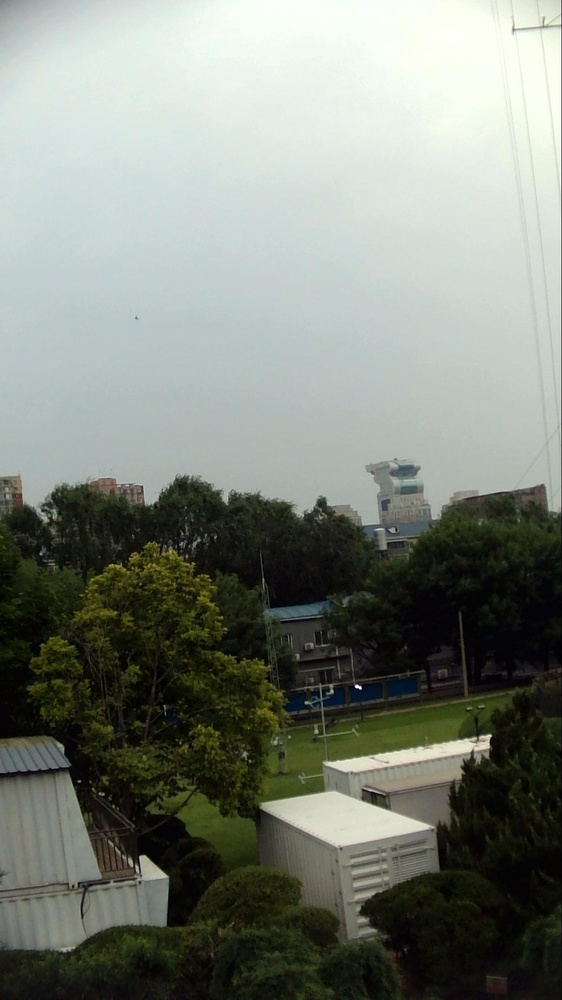
#> input picture imgs/Beijing_20190530051212642.jpg, 562 x 1000 px, shrunk from 1080 x 1920 before the run
$ python -i dcp.py   (imports and definitions only)
#> lines starting #> are read from the running program, lines starting #| are printed output that depends on the picture
"""https://github.com/He-Zhang/image_dehaze"""
import os
import cv2
import PIL
from PIL import Image
import numpy as np


# Methods ---------------------------------------------------
def SaturationMap(im):
    img_hsv = im.convert("HSV")
    h, s, v = img_hsv.split()  # 分离三通道
    return s


def DarkChannel(im, win=15):
    """ 求暗通道图
    :param im: 输入 3 通道图
    :param win: 图像腐蚀窗口, [win x win]
    :return: 暗通道图
    """
#> called with win = 15
    if isinstance(im, PIL.Image.Image):
        im = cv2.cvtColor(np.asarray(im), cv2.COLOR_RGB2BGR)

    b, g, r = cv2.split(im)
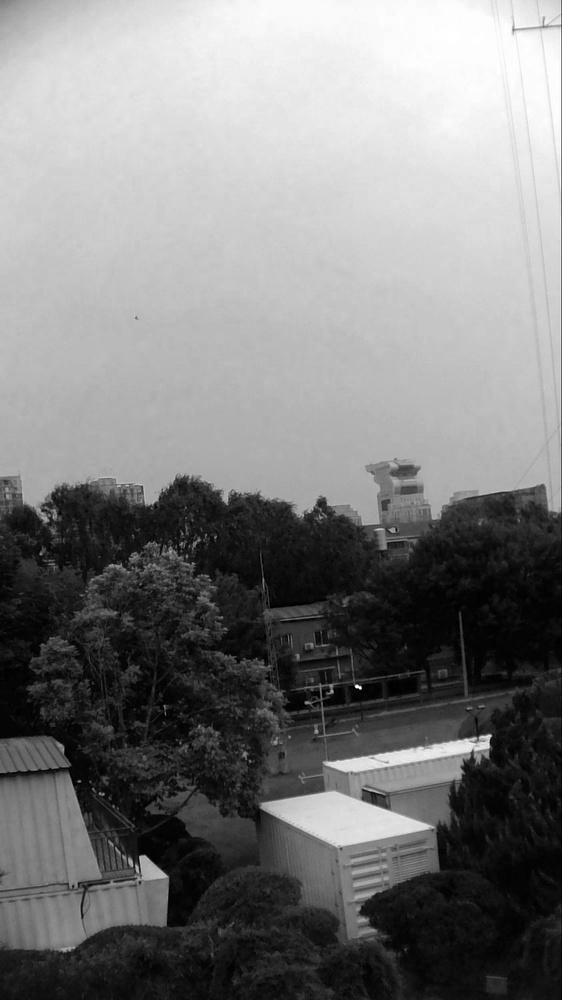
#> b: shape (1000, 562); min 0, max 255, mean 124.5
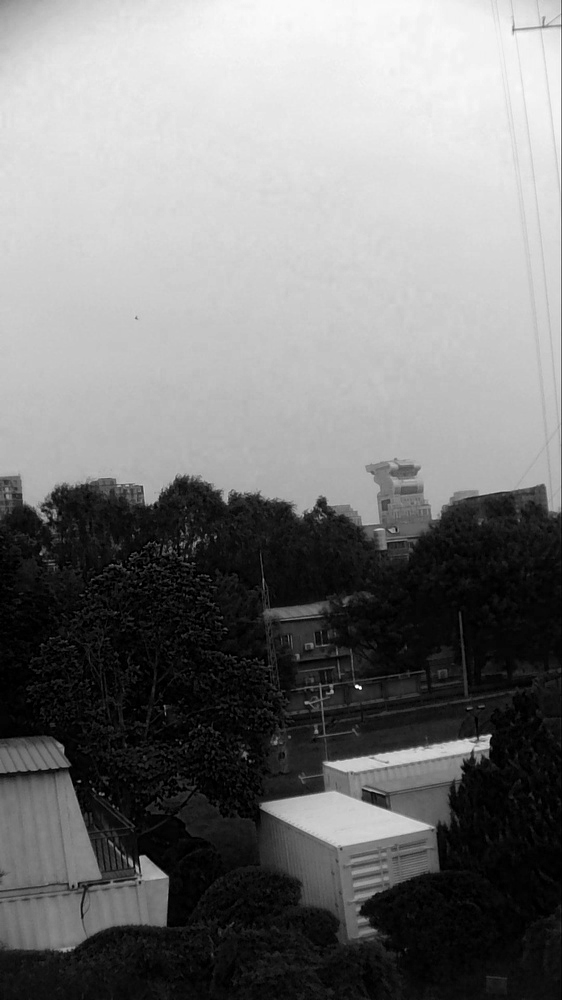
#> r: shape (1000, 562); min 0, max 255, mean 121.1
    dc = cv2.min(cv2.min(r, g), b)
    kernel = cv2.getStructuringElement(cv2.MORPH_RECT, (win, win))  # 结构元素
    dark = cv2.erode(dc, kernel)                                    # 腐蚀操作
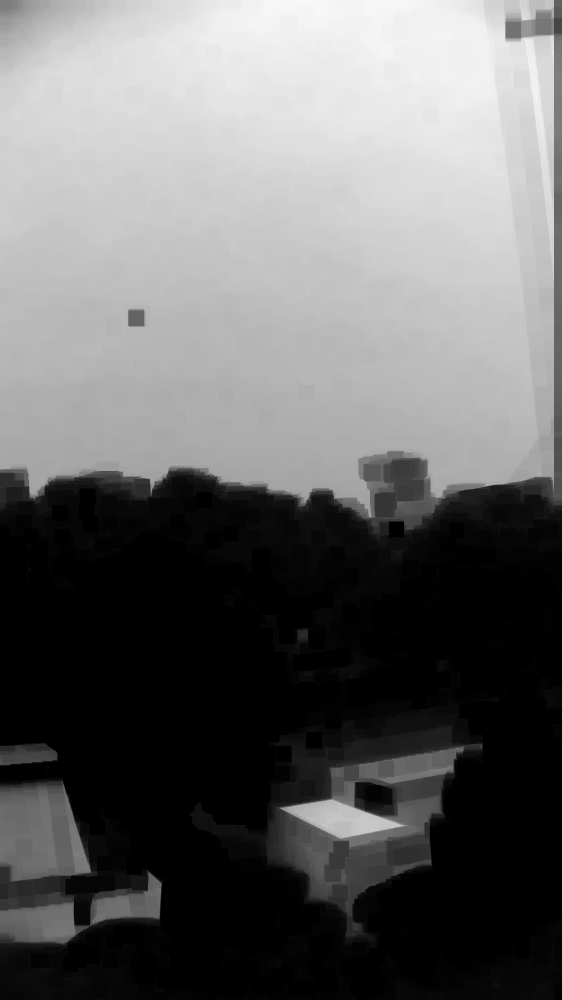
#> dark: shape (1000, 562); min 0, max 248, mean 103.4
    return Image.fromarray(dark, mode='L')

>>> import cv2
>>> picture = cv2.cvtColor(cv2.imread('../imgs/Beijing_20190530051212642.jpg'), cv2.COLOR_BGR2RGB)
>>> result = DarkChannel(picture)

$ run again, on imgs/Beijing_20191209132043910_PM=186_disp.jpeg
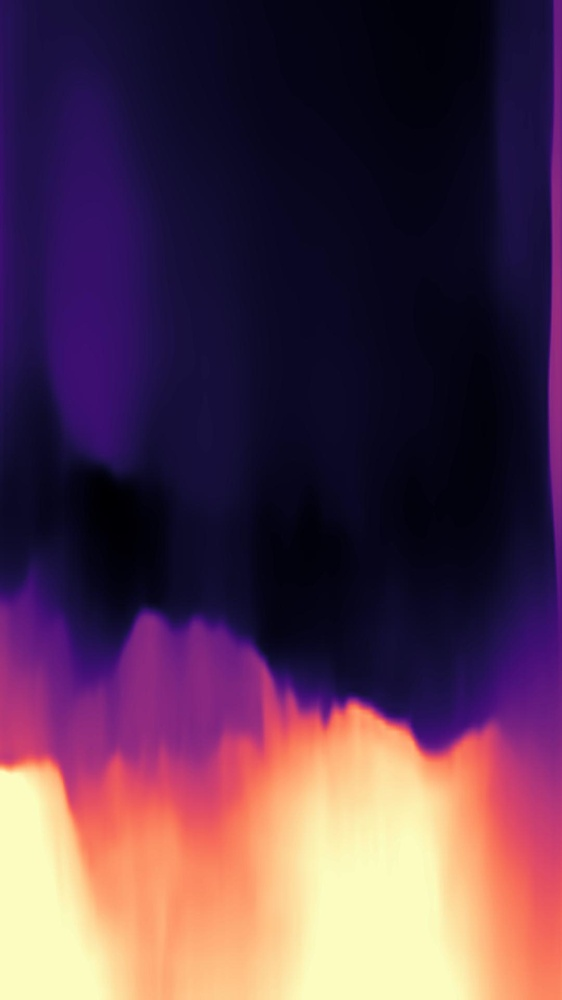
#> input picture imgs/Beijing_20191209132043910_PM=186_disp.jpeg, 562 x 1000 px, shrunk from 1080 x 1920 before the run
#> in DarkChannel, `b, g, r = cv2.split(im)`:
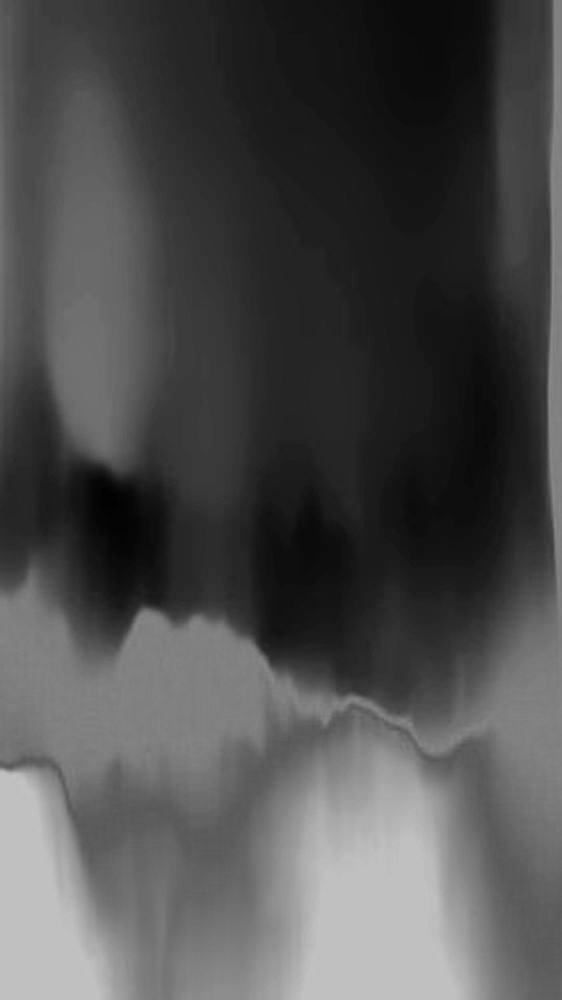
#> r: shape (1000, 562); min 0, max 195, mean 77.5
#> in DarkChannel, `dark = cv2.erode(dc, kernel)`:
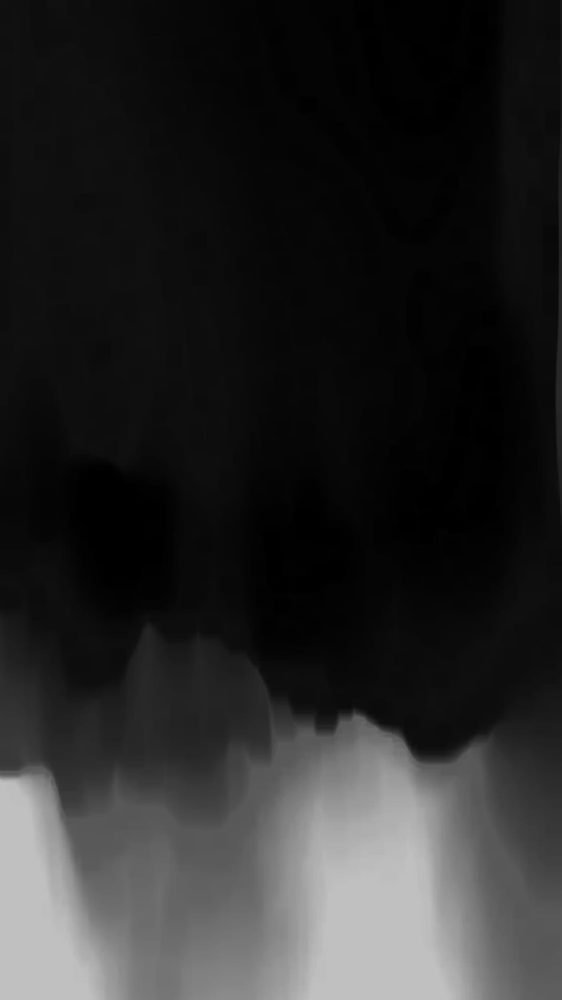
#> dark: shape (1000, 562); min 0, max 192, mean 40
